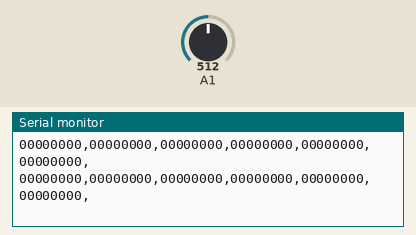
Bench run of a sketch on a simulated Arduino Uno, built with avr-gcc and run on an emulated ATmega328P. Parts: the last lines printed to the serial monitor. The inputs (shaded band) are chosen by the test bench; at power-on: A1 = 512.

Above: at 1.5 s.
1.6 s: A1 set to 716
At 1.7 s:
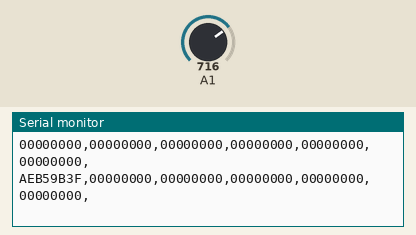
3.2 s: A1 set to 900
At 3.21 s:
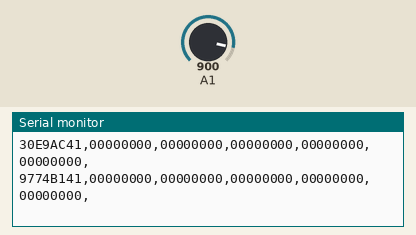
4.8 s: A1 set to 1023
At 4.84 s:
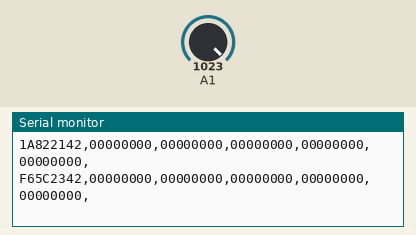
6.5 s: A1 set to 511
At 6.53 s:
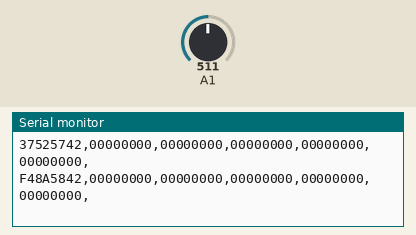
Timing chart, 0 to 9.5 s (numbered marks = the images above; inputs shaded):
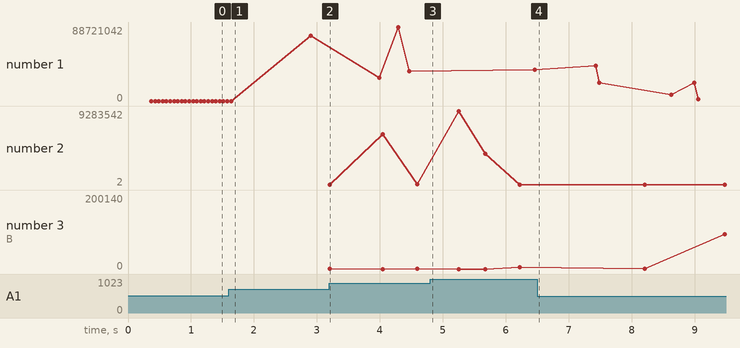

The sketch:

Pitot_Demo.ino
```cpp
#include <Wire.h>
#include "CommunicationUtils.h"

int numVars = 6; //Make sure this is the same as processing code
int numPitot = 1;
float data[6]; //You must hardcode the number of variables.
float cal_voltage[4];
float sensorvalue;
float airspeed_then[4];
float cal_airspeed[4];
int analogInPin[4]; //The default software port for each pitot starts at A1 and then marches from there.
float airspeed[4];
float airspeed_now[4];
float timerCAL = 0;
int CAL_DONE = 0;

void setup()
{
  //initialize serial communications at a 9600 baud rate
  Serial.begin(9600);
  for (int idx = 0;idx<numVars;idx++){
    data[idx] = 0;
  }
  digitalWrite(13,LOW);

  //For the 1 hole pitot sensor - Quad reference frame
  //A2 = North pitot probe

  //For the 4 hole pitot sensor - Quad reference frame
  //A0 = West pitot probe
  //A1 = North Pitot Probe
  //A2 = South Pitot probe
  //A3 = East Pitot Probe

  //Thus columns on the SD card will be
  //West, North, South, East - Quad Reference frame

  //Note that typically I point the quad itself in the EAST Earth Coordinate direction
  //thus the SD card will actually have a different reference. However, to avoid confusion
  //I suggest you point the quad due north so that the pitot reference frame matches with the
  //Earth reference frame

  //Remember to verify this in the python code

  for (int idx = 0;idx<numPitot;idx++) {
    analogInPin[idx] = idx+1;
  }
  digitalWrite(13,LOW);
  //Read pitot sensor N times to calibrate sensor
  for (int idx = 0;idx<numPitot;idx++) {
      cal_voltage[idx] = 0;
      cal_airspeed[idx] = 0;
  }
  int N = 1000;
  for (int idx = 0;idx<N;idx++) {
    for (int jdx = 0;jdx<numPitot;jdx++){
      sensorvalue = analogRead(analogInPin[jdx]);
      cal_voltage[jdx]+=sensorvalue*(5.0/1023.0);
      }
      //delay(10);
  }
  for (int idx = 0;idx<numPitot;idx++) {
    cal_voltage[idx] = cal_voltage[idx]/float(N);
  }
  for (int idx = 0;idx<N;idx++) {
    for (int jdx = 0;jdx<numPitot;jdx++) {
      float sensorvalue = analogRead(analogInPin[jdx]);
      //Convert to voltage
      float raw_voltage = sensorvalue*(5.0/1023.0);
      //Calibrate voltage
      float voltage = raw_voltage - cal_voltage[jdx];
      //Convert to pressure
      float pressure = voltage/101.325;
      //Compute Airspeed using bernoulli
      float k = pow(pressure+1.0,2.0/7.0);
      //Check for error
      if (k < 1.0) {
        k = 1.0;
      }
      //Compute speed of sound
      //Based on temperature in Celsius
      float tempC = 20.0;
      float tempK = 273.15 + tempC;
      float a_inf = sqrt(1.4*286.0*tempK);
      //Compute Airspeed
      airspeed_now[jdx] = a_inf*(sqrt(5.0*(k-1.0)));
      airspeed[jdx] = airspeed_now[jdx];
      cal_airspeed[jdx]+=airspeed[jdx];
    }
  }
  for (int idx = 0;idx<numPitot;idx++) {
    cal_airspeed[idx] = cal_airspeed[idx]/float(N);
  }
  //timerCAL = millis()/1000.0;
}


void loop()
{
  digitalWrite(13, HIGH);   // turn the LED on (HIGH is the voltage level)

  //Pull Data from Airspeed sensor
  //Serial.print(" Airspeed = ");
  for (int idx = 0;idx<numPitot;idx++) {
    float sensorvalue = analogRead(analogInPin[idx]);
    //Convert to voltage
    float raw_voltage = sensorvalue*(5.0/1023.0);
    //Calibrate voltage
    float voltage = raw_voltage - cal_voltage[idx];
    //Convert to pressure
    float pressure = voltage/101.325;
    //Compute Airspeed using bernoulli
    float k = pow(pressure+1.0,2.0/7.0);
    //Check for error
    if (k < 1.0) {
      k = 1.0;
    }
    //Compute speed of sound
    //Based on temperature in Celsius
    float tempC = 20.0;
    float tempK = 273.15 + tempC;
    float a_inf = sqrt(1.4*286.0*tempK);
    //Compute Airspeed
    airspeed_now[idx] = a_inf*(sqrt(5.0*(k-1.0)));
    //airspeed[idx] = airspeed_now[idx];
    //Use a complimentary filter to filter out noise
    float sigma = 0.03;
    airspeed[idx] = (1.0-sigma)*airspeed_then[idx] + sigma*airspeed_now[idx];
    airspeed_then[idx] = airspeed[idx];
    data[idx] = airspeed[idx]-cal_airspeed[idx];
    //Serial.print(" Raw Bits = ");
    //Serial.print(sensorvalue);
    //Serial.print(" Raw Voltage = ");
    //Serial.print(raw_voltage,8);
    //Serial.print(" Voltage = ");
    //Serial.print(voltage);
    //Serial.print(airspeed[idx]-cal_airspeed[idx]);
    //Serial.print(" ");
  }
  //Serial.print(" m/s \n");
  //Random Number
  //for (int idx = numPitot;idx<6;idx++){
  //   data[idx] = random(1,10);
  //}

//  //Re-calibrate
//  if (millis()/1000.0 > timerCAL + 10.0 && CAL_DONE == 0) {
//    //Serial.print("Recalibrating \n");
//    CAL_DONE = 1;
//    //Read pitot sensor N times to calibrate sensor
//    for (int idx = 0;idx<numPitot;idx++) {
//      cal_voltage[idx] = 0;
//      cal_airspeed[idx] = 0;
//    }
//    int N = 1000;
//    for (int idx = 0;idx<N;idx++) {
//      for (int jdx = 0;jdx<numPitot;jdx++){
//          sensorvalue = analogRead(analogInPin[jdx]);
//          cal_voltage[jdx]+=sensorvalue*(5.0/1023.0);
//        }
//    }
//    for (int idx = 0;idx<numPitot;idx++) {
//      cal_voltage[idx] = cal_voltage[idx]/float(N);
//    }
//    for (int idx = 0;idx<N;idx++) {
//      for (int jdx = 0;jdx<numPitot;jdx++){
//          sensorvalue = analogRead(analogInPin[jdx]);
//          float voltage = sensorvalue*(5.0/1023.0) - cal_voltage[jdx];
//          //Convert to pressure
//          float pressure = voltage/101.325;
//          //Compute Airspeed using bernoulli
//          float k = pow(pressure+1.0,2.0/7.0);
//          //Check for error
//          if (k < 1.0) {
//            k = 1.0;
//          }
//          float tempC = 20.0;
//          float tempK = 273.15 + tempC;
//          float a_inf = sqrt(1.4*286.0*tempK);
//          //Compute Airspeed
//          cal_airspeed[jdx] += a_inf*(sqrt(5.0*(k-1.0)));
//        }
//    }
//    for (int idx = 0;idx<numPitot;idx++) {
//      cal_airspeed[idx] = cal_airspeed[idx]/float(N);
//      //Serial.print("Calibration Airspeed = ");
//      //Serial.println(cal_airspeed[idx]);
//    }
//  }

  //Write Data to Serial
  serialPrintFloatArr(data,numVars);
  Serial.println("\r\n"); //line break. Tells processing to stop reading data

  //wait a bit so you don't write super freaking fast
  //delay(10);
  //digitalWrite(13, LOW);    // turn the LED off by making the voltage LOW
}
```

Measured:
- after the input at 1.6 s, the serial monitor: prints a new line after 0.10 s (image 1)
- plotted number 1: 0 → 78489941 after the input at 1.6 s, 78489941 → 35561742 after the input at 3.2 s, 35561742 → 37525742 after the input at 4.8 s
- plotted number 2: 92971 → 810 after the input at 4.8 s
- plotted number 3: 42 → 5242 after the input at 4.8 s
